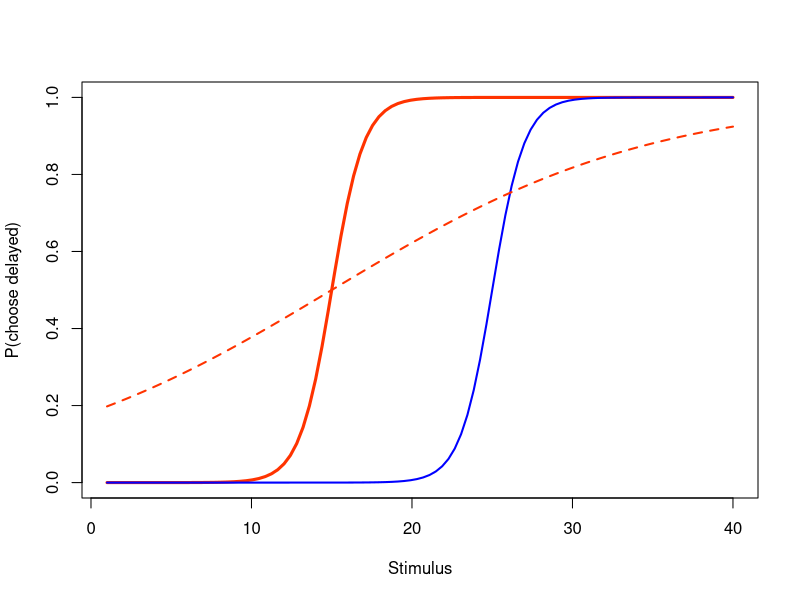
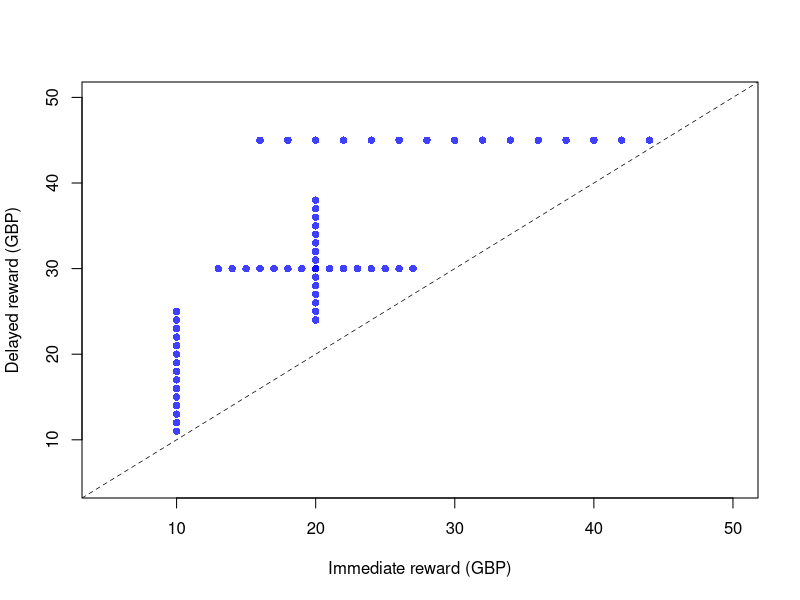
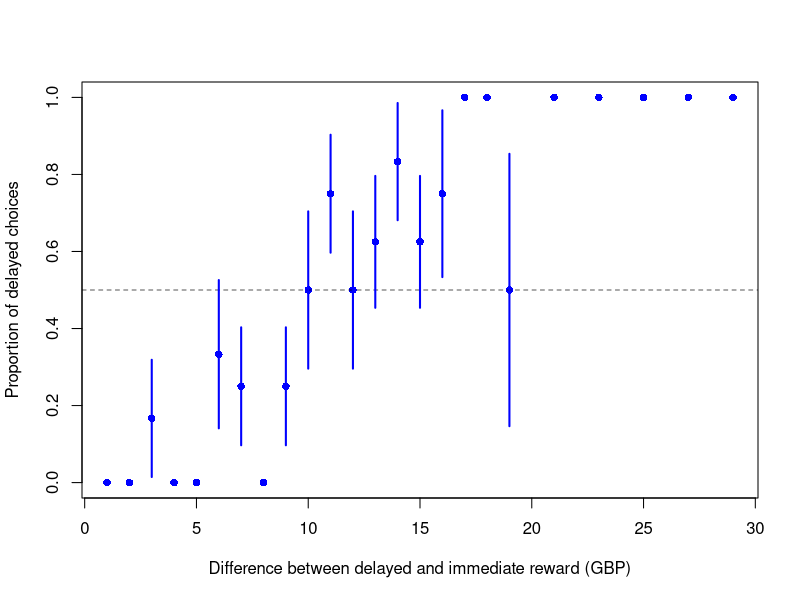
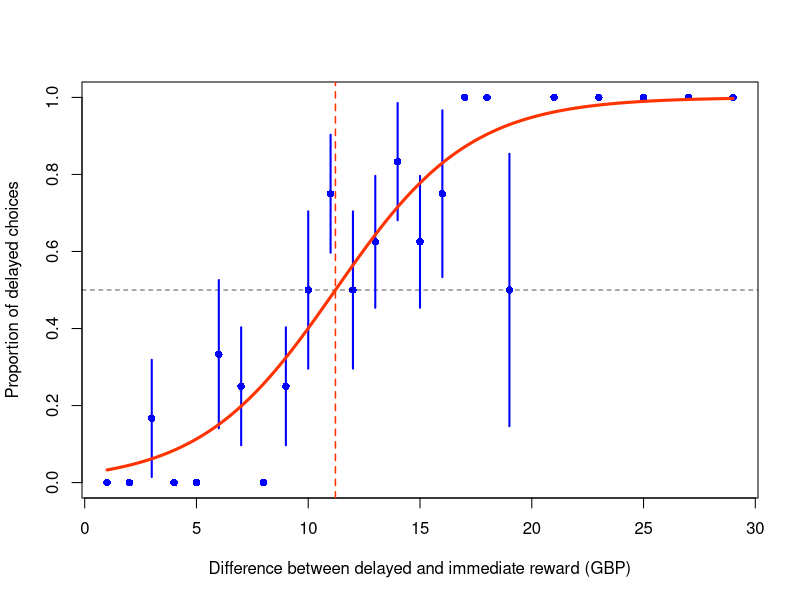
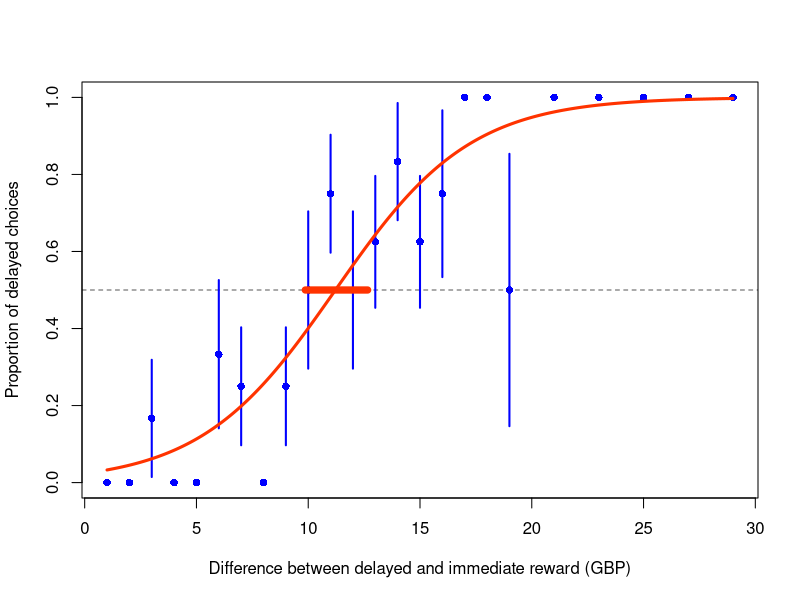
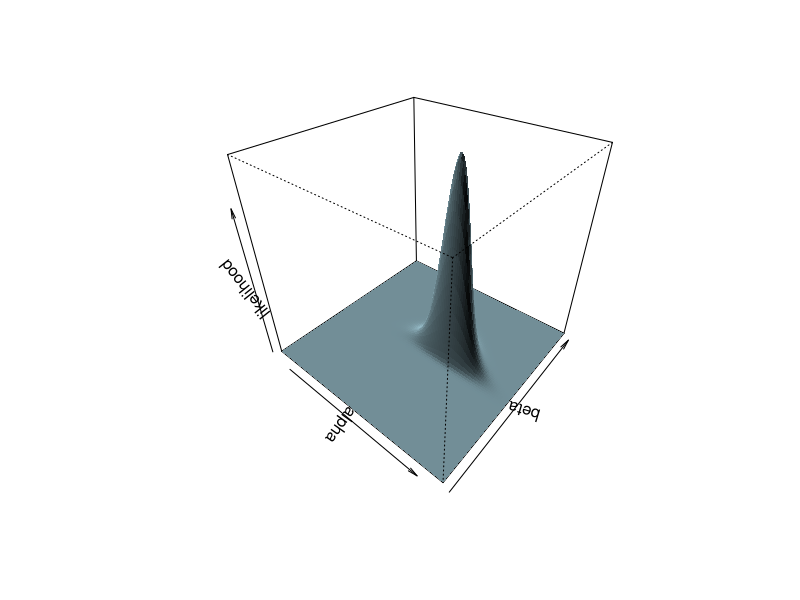
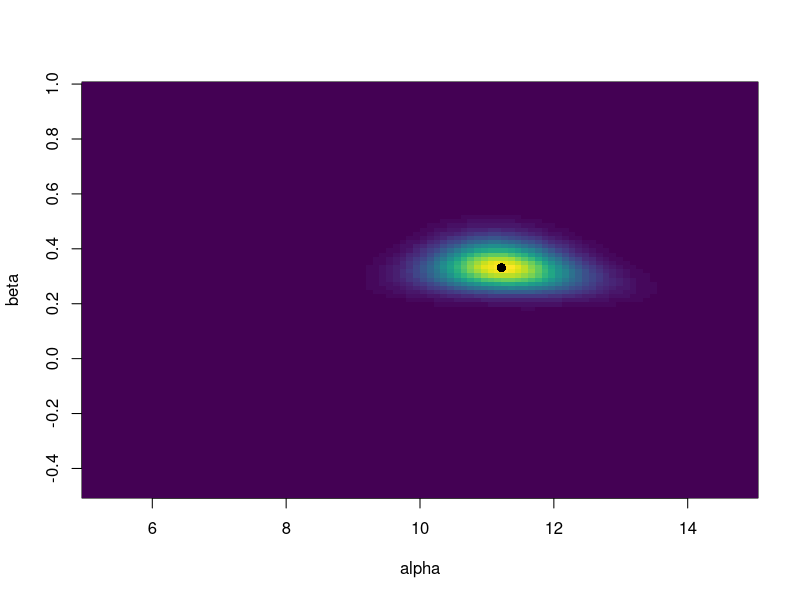
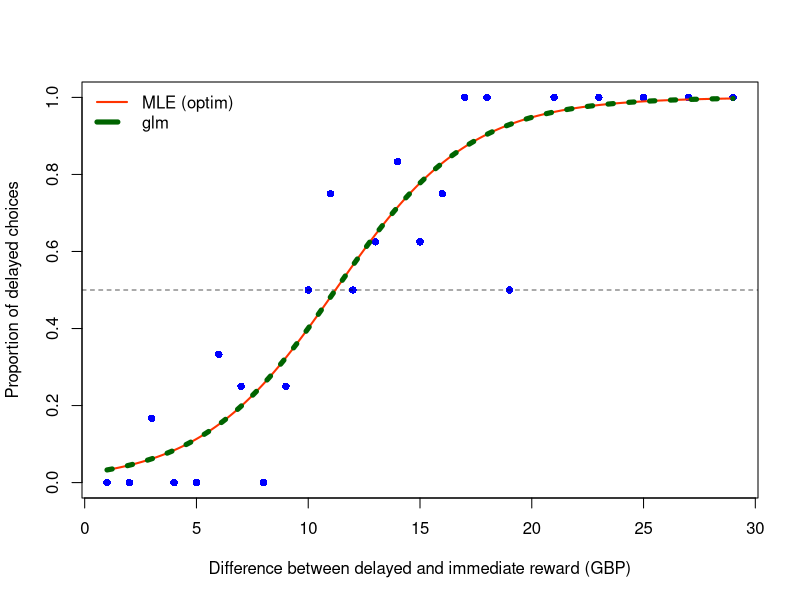

These figures' R source, in order:
## ---- chunk 1
# create a grid for x
x <- seq(1, 40, length.out = 100)

# psychometric function
psy_fun <- function(x, alpha, beta) {
  1 / (1 + exp(-beta * (x - alpha)))
}

# set parameters for plotting the function
alpha_value <- 15
beta_value <- 1

# plot
plot(x, psy_fun(x, alpha_value, beta_value), type = "l",
     col = rgb(1, 0.2, 0.0), lwd = 3,
     xlab = "Stimulus", ylab = "P(choose delayed)")

# change alpha, the function moves horizontally
lines(x, psy_fun(x, alpha_value + 10, beta_value),
      col = "blue", lwd = 2)

# decrease slope beta, function gets more shallow
lines(x, psy_fun(x, alpha_value, beta_value / 10),
      col = rgb(1, 0.2, 0.0), lwd = 2, lty = 2)
## ---- chunk 2
D <- read.csv("behaviour_2324/discounting_1sj.csv", sep = ";")

# calculate difference between delayed and immediate reward
D$diff <- D$delayed - D$immediate

# plot stimuli
plot(D$immediate, D$delayed, pch = 16,
     col = rgb(0, 0, 1, 0.5),
     xlab = "Immediate reward (GBP)",
     ylab = "Delayed reward (GBP)",
     xlim = c(5, 50), ylim = c(5, 50))

abline(a = 0, b = 1, lty = 2, lwd = 0.7)
## ---- chunk 3
# compute averages and standard errors
stim <- sort(unique(D$diff))

nTrials <- rep(NA, length(stim))
pChooseDelayed <- rep(NA, length(stim))
pChooseDelayed_se <- rep(NA, length(stim))

for (cc in seq_along(stim)) {
  nTrials[cc] <- sum(D$diff == stim[cc])
  pChooseDelayed[cc] <- mean(D$choose_delayed[D$diff == stim[cc]])
  pChooseDelayed_se[cc] <- sqrt(pChooseDelayed[cc] * (1 - pChooseDelayed[cc]) / nTrials[cc])
}

# make plot
plot(stim, pChooseDelayed, pch = 16,
     col = "blue", xlab = "Difference between delayed and immediate reward (GBP)",
     ylab = "Proportion of delayed choices", ylim = c(0, 1))

abline(h = 0.5, lty = 2, lwd = 0.7)

# add SE bars
for (cc in seq_along(stim)) {
  segments(stim[cc], pChooseDelayed[cc] - pChooseDelayed_se[cc],
           stim[cc], pChooseDelayed[cc] + pChooseDelayed_se[cc],
           col = "blue", lwd = 2)
}
## ---- chunk 4
# probability of response r=1 for a logistic psychometric function
p_r1 <- function(x, alpha, beta) {
  1 / (1 + exp(-beta * (x - alpha)))
}
## ---- chunk 5
# log-likelihood of the psychometric function defined in p_r1()
L_r <- function(x, r, alpha, beta) {
  p <- p_r1(x, alpha, beta)
  
  # avoid overflow in case of log(0)
  p <- pmin(pmax(p, 1e-12), 1 - 1e-12)
  sum(log(p[r == 1])) + sum(log(1 - p[r == 0]))
}

# fit psychometric function
fit_p_r <- function(x, r, alpha0 = mean(x), beta0 = mean(abs(x)) / 10) {
  
  # objective function to minimise (negative log-likelihood)
  fun <- function(par) -L_r(x, r, par[1], par[2])

  # use Nelder-Mead, simimlar to Matlab fminsearch
  fit <- optim(c(alpha0, beta0), fun, method = "Nelder-Mead")

  list(
    alpha = fit$par[1],
    beta = fit$par[2],
    L = -fit$value
  )
}
## ---- chunk 6
fit <- fit_p_r(D$diff, D$choose_delayed)
alpha_hat <- fit$alpha
beta_hat <- fit$beta

# plot data again
plot(stim, pChooseDelayed, pch = 16,
     col = "blue", xlab = "Difference between delayed and immediate reward (GBP)",
     ylab = "Proportion of delayed choices", ylim = c(0, 1))

abline(h = 0.5, lty = 2, lwd = 0.7)

for (cc in seq_along(stim)) {
  segments(stim[cc], pChooseDelayed[cc] - pChooseDelayed_se[cc],
           stim[cc], pChooseDelayed[cc] + pChooseDelayed_se[cc],
           col = "blue", lwd = 2)
}

# add psychometric function
stim_fine <- seq(min(stim), max(stim), length.out = 500)
pred_prob <- p_r1(stim_fine, alpha_hat, beta_hat)

lines(stim_fine, pred_prob, col = rgb(1, 0.2, 0.0), lwd = 3)

# add line to indicate PSE (point of subjective equality)
abline(v = alpha_hat, col = rgb(1, 0.2, 0.0), lty = 2, lwd = 1.5)
## ---- chunk 7
bootstrap_ci_psy_fun <- function(alpha, beta, stim_levels, nSim = 2000) {
  boot_alpha <- rep(NA, nSim)
  boot_beta <- rep(NA, nSim)

  levels_prob <- p_r1(stim_levels, alpha, beta)

  for (i in seq_len(nSim)) {
    
    # the function rbinom is used to simulate binomial responses
    sim_data <- rbinom(length(stim_levels), 1, levels_prob)
    fit_i <- fit_p_r(stim_levels, sim_data)
    boot_alpha[i] <- fit_i$alpha
    boot_beta[i] <- fit_i$beta
  }

  list(
    alpha = list(
      CI = quantile(boot_alpha, c(0.025, 0.975)),
      SE = sd(boot_alpha),
      boot_alpha = boot_alpha
    ),
    beta = list(
      CI = quantile(boot_beta, c(0.025, 0.975)),
      SE = sd(boot_beta),
      boot_beta = boot_beta
    )
  )
}

set.seed(1)
boot <- bootstrap_ci_psy_fun(alpha_hat, beta_hat, D$diff, nSim = 2000)

boot$alpha$CI
boot$beta$CI
## ---- chunk 8
# replot fitted curve
plot(stim, pChooseDelayed, pch = 16,
     col = "blue", xlab = "Difference between delayed and immediate reward (GBP)",
     ylab = "Proportion of delayed choices", ylim = c(0, 1))

abline(h = 0.5, lty = 2, lwd = 0.7)

for (cc in seq_along(stim)) {
  segments(stim[cc], pChooseDelayed[cc] - pChooseDelayed_se[cc],
           stim[cc], pChooseDelayed[cc] + pChooseDelayed_se[cc],
           col = "blue", lwd = 2)
}

lines(stim_fine, pred_prob, col = rgb(1, 0.2, 0.0), lwd = 3)

# add CI for alpha on plot (horizontal bar at p = 0.5)
segments(boot$alpha$CI[1], 0.5, boot$alpha$CI[2], 0.5,
         col = rgb(1, 0.2, 0.0), lwd = 7)
## ---- chunk 9
alpha_grid <- seq(5, 15, length.out = 100)
beta_grid <- seq(-0.5, 1, length.out = 100)

LL <- matrix(NA, nrow = length(alpha_grid), ncol = length(beta_grid))

for (i in seq_along(alpha_grid)) {
  for (j in seq_along(beta_grid)) {
    LL[i, j] <- L_r(D$diff, D$choose_delayed, alpha_grid[i], beta_grid[j])
  }
}

# likelihood surface
persp(alpha_grid, beta_grid, exp(LL),
      theta = 40, phi = 35,
      xlab = "alpha", ylab = "beta", zlab = "likelihood",
      shade = 0.6,
      col = "lightblue", border = NA)


## ---- chunk 10
library(viridis) # for a nice color palette

# log-likelihood heatmap
image(alpha_grid, beta_grid, exp(LL),
      xlab = "alpha", ylab = "beta",
      col = viridis(50))

# mark the fitted parameters
points(alpha_hat, beta_hat, pch = 16, cex = 1.2)
## ---- chunk 11
m_glm <- glm(choose_delayed ~ diff, data = D, family = binomial(link = "logit"))
coef(m_glm)

b0 <- coef(m_glm)[1]
b1 <- coef(m_glm)[2]

# match the psychometric parameters
# logit(p) = b0 + b1 * x = beta * (x - alpha)
alpha_glm <- -b0 / b1
beta_glm <- b1

alpha_glm
beta_glm
## ---- chunk 12
# compare fitted curves
plot(stim, pChooseDelayed, pch = 16,
     col = "blue", xlab = "Difference between delayed and immediate reward (GBP)",
     ylab = "Proportion of delayed choices", ylim = c(0, 1))

abline(h = 0.5, lty = 2, lwd = 0.7)

lines(stim_fine, p_r1(stim_fine, alpha_hat, beta_hat),
      col = rgb(1, 0.2, 0.0), lwd = 2)

lines(stim_fine, p_r1(stim_fine, alpha_glm, beta_glm),
      col = "darkgreen", lwd = 5, lty = 3)

legend("topleft",
       legend = c("MLE (optim)", "glm"),
       col = c(rgb(1, 0.2, 0.0), "darkgreen"),
       lwd = c(2, 5), lty = c(1, 2), bty = "n")
